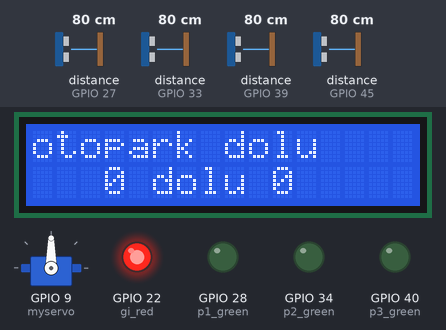
The sketch below on a simulated ESP8266 (NodeMCU). Shown: servo, 16×2 character LCD, output pins drawn as LEDs (lit = HIGH). Wiring (inferred from the names in the program): 3 × ultrasonic range finder: trigger GPIO 31, echo GPIO 33 / trigger GPIO 37, echo GPIO 39 / trigger GPIO 43, echo GPIO 45. Inputs (shaded band) come from the test bench; at power-on: distance to the obstacle (sensors on GPIO 33, GPIO 27, GPIO 39, GPIO 45) 80 cm. The echo pulse lasts 58.3 µs per cm; pins used as bus, display or sensor lines are not drawn.

Above: at 4.1 s.
At 5.2 s:
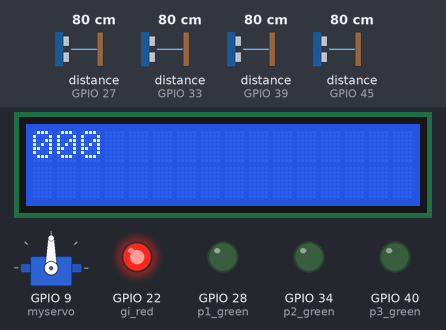
5.3 s: distance to the obstacle (sensor on GPIO 33) set to 96 cm
10.1 s: distance to the obstacle (sensor on GPIO 33) set to 107 cm
At 13.5 s:
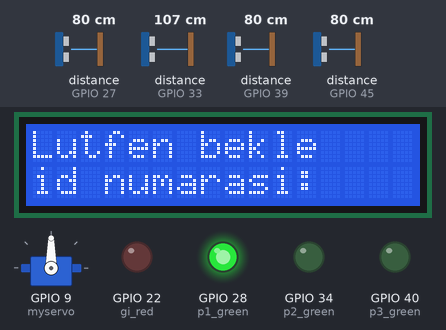
At 22.4 s:
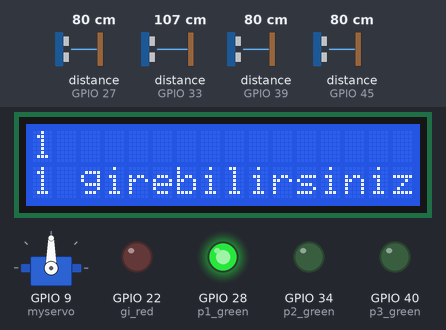
Timing chart, 0 to 23.9 s (numbered marks = the images above; inputs shaded):
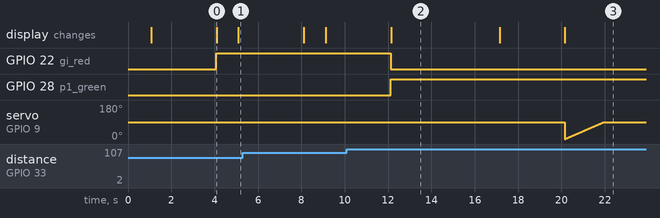

Measured:
- the behaviour switches between 101 and 102 cm on distance to the obstacle (sensor on GPIO 33) (found by bisection; images 1 and 2)
- after the input at 10.1 s, GPIO 22 (gi_red): HIGH → LOW after 2.0 s; GPIO 28 (p1_green): LOW → HIGH after 2.0 s; the display: changes after 2.0 s (image 2)
- what the display in image 0 shows lasts 1.0 s, from 4.1 s to 5.1 s
- what the display in image 2 shows lasts 5.0 s, from 12.1 s to 17.1 s

The sketch:

Arduino_27.ino
```cpp
//https://wokwi.com/projects/329965885225697876

#include <LiquidCrystal.h>
#include <Servo.h>
Servo myservo;
int pos = 0;

int  idh;
int  id1=0, id2=0, id3=0;
int id []= {id1,id2,id3};

int p1,p2,p3;
int place [3];

const int rs = 12, en = 11, d4 = 5, d5 = 4, d6 = 3, d7 = 2;
LiquidCrystal lcd(rs, en, d4, d5, d6, d7);

const int gi_trig=25, gi_echo=27, gi_red=22;
const int p1_trig=31, p1_echo=33, p1_green=28;
const int p2_trig=37, p2_echo=39, p2_green=34;
const int p3_trig=43, p3_echo=45, p3_green=40;


void setup() {
  pinMode(gi_trig, OUTPUT);
  pinMode(gi_echo, INPUT);
  pinMode(gi_red, OUTPUT);

  pinMode(p1_trig, OUTPUT);
  pinMode(p1_echo, INPUT);
  pinMode(p1_green, OUTPUT);

  pinMode(p2_trig, OUTPUT);
  pinMode(p2_echo, INPUT);
  pinMode(p2_green, OUTPUT);

  pinMode(p3_trig, OUTPUT);
  pinMode(p3_echo, INPUT);
  pinMode(p3_green, OUTPUT);

  myservo.attach(9);

  Serial.begin(9600);

  lcd.begin(16, 2);
  lcd.print("Otopark Sistemi");
  delay(1000);

  lcd.clear();
  lcd.print (id [0]);
  lcd.print (id [1]);
  lcd.print (id [2]);
  lcd.print (id [3]);
    delay(3000);

}

void loop() {

  int old[]= {p1,p2,p3};

  p1 = IsItEmpty(p1_trig, p1_echo, p1_green);
  p2 = IsItEmpty(p2_trig, p2_echo, p2_green);
  p3 = IsItEmpty(p3_trig, p3_echo, p3_green);

  int toplam = p1+p2+p3;

  if (toplam == 0)
  {
    digitalWrite(gi_red, HIGH);
    lcd.clear();
    lcd.print("otopark dolu");
    lcd.setCursor(0, 1);
    lcd.print("   0 dolu 0   ");
    delay(1000);
  }
  else
  {
    digitalWrite(gi_red, LOW);
    CheckEntrance(gi_trig, gi_echo);
    lcd.clear();
    lcd.setCursor(0, 0);
    lcd.print(toplam);
    lcd.print(" otopark var");

    lcd.setCursor(0, 1);
    int p[]= {p1,p2,p3};
    for (byte i = 0; i < 3; i++)
    {
      if (p[i]==1) {
        lcd.print("  P0");
        lcd.print(i+1);}
      else
        lcd.print("     ");

      if (p[i]!=old[i])
      {
        if (p[i]==0)
        place [i]= idh;
        else {
          DeleteID (place [i]);
          place [i]= 0;}
      }
    }
      delay(1000);
  }

  lcd.clear();
  lcd.print (place [0]);
  lcd.print (place [1]);
  lcd.print (place [2]);
  delay(3000);

}

void OpenEntrance ()
{
  for (pos=0; pos <= 90; pos += 1) { // goes from 0 degrees to 180 degrees
    // in steps of 1 degree
    myservo.write(pos);              // tell servo to go to position in variable 'pos'
    delay(20);                       // waits 15ms for the servo to reach the position
  }
}

void CloseEntrance ()
{
  for (pos=90; pos >= 0; pos -= 1) { // goes from 180 degrees to 0 degrees
    myservo.write(pos);              // tell servo to go to position in variable 'pos'
    delay(15);                       // waits 15ms for the servo to reach the position
  }
}

int IsItEmpty(int a, int b, int Led)
{
  int distance = DistanceUltrasonic (a,b);
  if (distance > 100)
    digitalWrite(Led, HIGH);
  else
    digitalWrite(Led, LOW);
  int x = digitalRead(Led);
  return x;
}

void CheckEntrance(int a, int b)
{
  int distance = DistanceUltrasonic (a,b);
  if (distance < 100) {
    lcd.clear();
    lcd.setCursor(0, 0);
    lcd.print("Lutfen bekle");
    lcd.setCursor(0, 1);
    lcd.print("id numarasi: ");
    delay (5000);
    idh = DefineID ();
    lcd.clear();
    lcd.print(idh);
    lcd.setCursor(0, 1);
    lcd.print(idh);
    lcd.print( " girebilirsiniz");
    OpenEntrance ();
    while (distance < 100){
      distance = DistanceUltrasonic (a,b);}
    }

  if (pos != 0 && distance > 100)
  CloseEntrance ();
}

int DistanceUltrasonic (int Trig, int Echo)
{
  digitalWrite(Trig, LOW);
  delayMicroseconds(2);
  digitalWrite(Trig, HIGH);
  delayMicroseconds(10);
  digitalWrite(Trig, LOW);
  long duration = pulseIn(Echo, HIGH);
  return duration * (0.034 / 2);
}

int DefineID()
{
  int j;
  int idx=0;
  int x=0;
  while (idx == 0) //check for similar id
  {
  x++;
  for (byte i = 0; i < 3; i++)
  {
   if (id[i]==x)
    {
    idx=0;
    break;
    }
   else
   {idx = x;

    }
  }
  }
  for (byte i = 0; i < 3; i++) //check for empty
  {
   if (id[i]==0)
   {
     id[i]=idx;
     idx=0;
     j=i;
     break;
   }
   else if (i==2)
   return 0;
  }
  lcd.clear();
  lcd.print (id [0]);
  lcd.print (id [1]);
  lcd.print (id [2]);
  lcd.print (id [3]);
  delay(3000);
  return id[j];
}

void DeleteID (int x)
{
  for (byte i = 0; i < 3; i++)
  {
    if (id[i]==x){
      id[i]=0;
      break; }
  }
}
```
